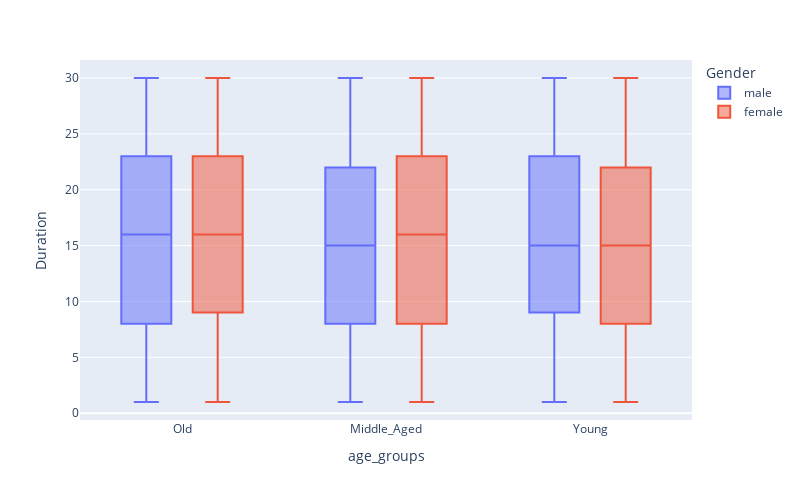

Notebook source saved alongside this figure:
### Markdown cell above
* As we can observe, old individuals have burned more calories than two other age groups. & the yound person are least in burning calories.
* Another intersting thing is , females in all age ranges performed very similar. In other words, they burned same amount of calories in average. But for males, old group outperformanced & the youth have the weakest performance.
* Also there is an outlier for young group which is shown by a point. This point has a vlaues which is greater than third  quartile plus 1.5 times of interquartile range magnitude.

Outlier > Q3 + 1.5 * IQR 

OR

Outlier < Q1 - 1.5 * IQR

Now Lets see which group have the most exercise duration in minutes.

### Code cell
fig = px.box(exercise_train_data, x = "age_groups", y ="Duration", color= "Gender")
fig.update_layout(
    width= 800,
    height= 500,
)
fig.show()

### Figure 1 — Plotly figure (JSON) as saved in the notebook; plotly's stock layout.template omitted (floating-point values rounded to 4 significant figures; data arrays with more than 128 entries replaced by an {"elided": "..."} marker saying what was removed)
{"data": [{"alignmentgroup": "True", "hovertemplate": "Gender=male<br>age_groups=%{x}<br>Duration=%{y}<extra></extra>", "legendgroup": "male", "marker": {"color": "#636efa"}, "name": "male", "notched": false, "offsetgroup": "male", "orientation": "v", "showlegend": true, "type": "box", "x": {"elided": "5932 str values"}, "x0": " ", "xaxis": "x", "y": {"elided": "5932 int values"}, "y0": " ", "yaxis": "y"}, {"alignmentgroup": "True", "hovertemplate": "Gender=female<br>age_groups=%{x}<br>Duration=%{y}<extra></extra>", "legendgroup": "female", "marker": {"color": "#EF553B"}, "name": "female", "notched": false, "offsetgroup": "female", "orientation": "v", "showlegend": true, "type": "box", "x": {"elided": "6068 str values"}, "x0": " ", "xaxis": "x", "y": {"elided": "6068 int values"}, "y0": " ", "yaxis": "y"}], "layout": {"boxmode": "group", "height": 500, "legend": {"title": {"text": "Gender"}, "tracegroupgap": 0}, "margin": {"t": 60}, "width": 800, "xaxis": {"anchor": "y", "domain": [0, 1], "title": {"text": "age_groups"}}, "yaxis": {"anchor": "x", "domain": [0, 1], "title": {"text": "Duration"}}}}
